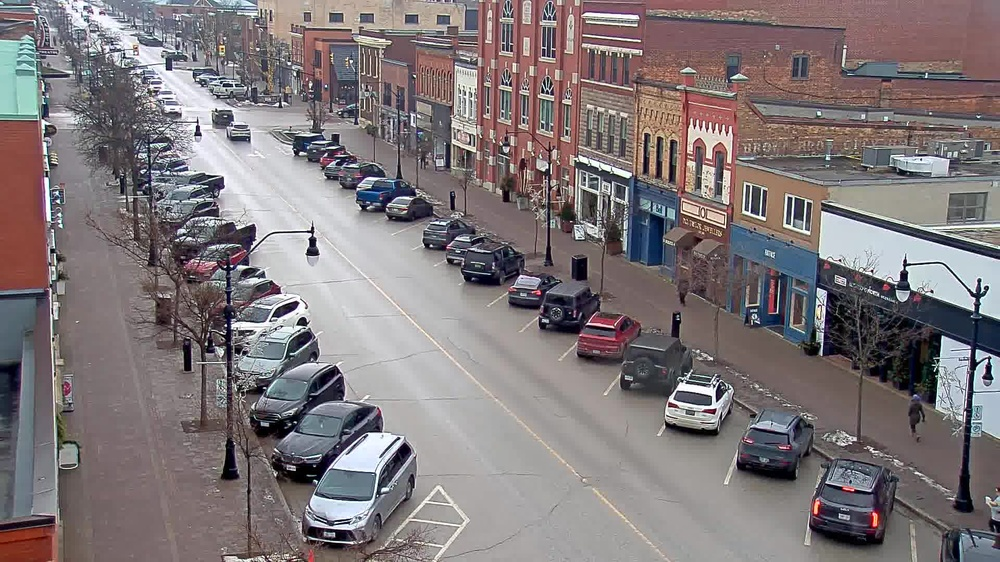
#> input picture grey_mask/frame_0012.jpg, 1000 x 562 px, shrunk from 1920 x 1080 before the run; the run also reads 1 picture not shown here
$ python testing.py
#> lines starting #> are read from the running program, lines starting #| are printed output that depends on the picture
import cv2

mask_path = 'final_grey_mask.png'
test_image_path = 'frame_0012.jpg'

grey_mask = cv2.imread(mask_path, cv2.IMREAD_GRAYSCALE)
#> grey_mask: shape (562, 1000); every value is 0
test_image = cv2.imread(test_image_path)
#> test_image is the input picture: shape (562, 1000, 3); mean B, G, R 121.5, 119.4, 127.8

if grey_mask.shape[:2] != test_image.shape[:2]:
    raise ValueError("The dimensions of the grey mask and the test image do not match")

grey_mask_colored = cv2.cvtColor(grey_mask, cv2.COLOR_GRAY2BGR)
overlay = cv2.addWeighted(test_image, 0.7, grey_mask_colored, 0.4, 0)
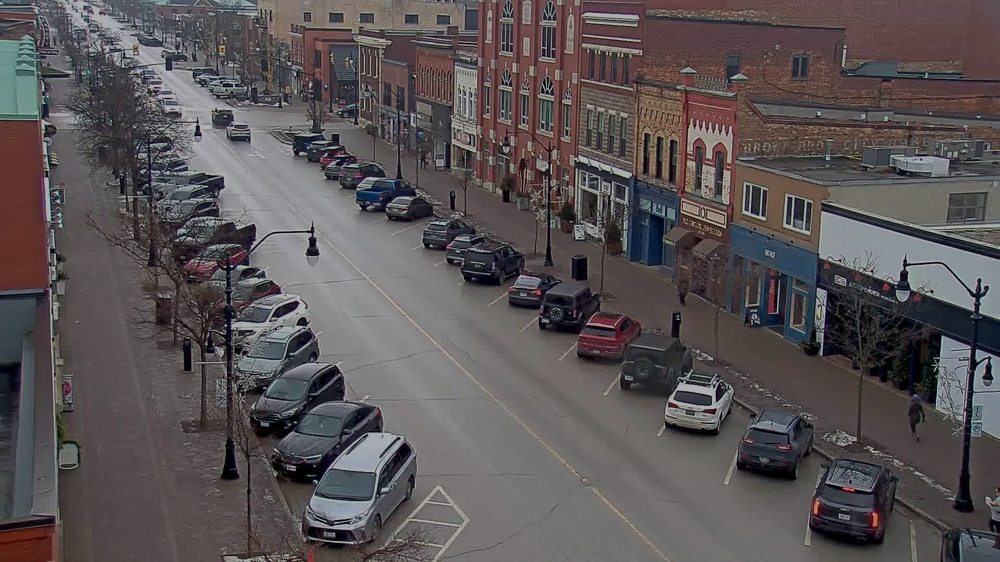
#> overlay: shape (562, 1000, 3); mean B, G, R 85.1, 83.6, 89.4

cv2.imshow('Grey Mask on New Test Image', overlay)
cv2.waitKey(0)
cv2.destroyAllWindows()

output_overlay_path = 'grey_mask_overlay.png'
cv2.imwrite(output_overlay_path, overlay)
print(f"Overlay saved to {output_overlay_path}")
